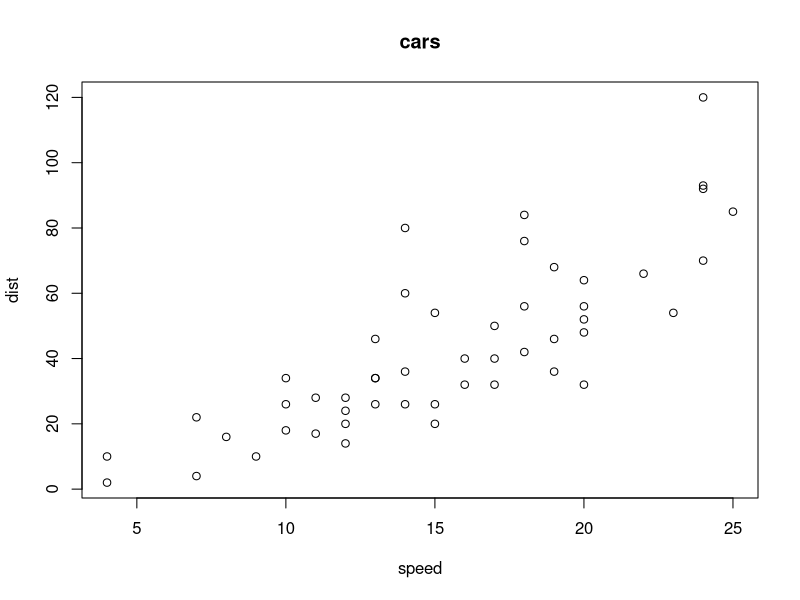

Reproduce this figure in R.
## ---- chunk 1
plot(cars, main = "cars")
